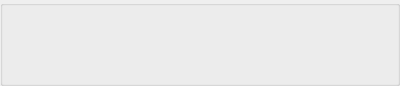
<?xml version="1.0" encoding="UTF-8"?>
<ui version="4.0">
 <class>group_form_groupbox</class>
 <widget class="QGroupBox" name="group_form_groupbox">
  <property name="geometry">
   <rect>
    <x>0</x>
    <y>0</y>
    <width>400</width>
    <height>86</height>
   </rect>
  </property>
  <property name="windowTitle">
   <string>GroupForm</string>
  </property>
  <layout class="QVBoxLayout" name="group_form_layout">
   <property name="leftMargin">
    <number>5</number>
   </property>
   <property name="topMargin">
    <number>5</number>
   </property>
   <property name="rightMargin">
    <number>5</number>
   </property>
   <property name="bottomMargin">
    <number>5</number>
   </property>
  </layout>
 </widget>
 <resources/>
 <connections/>
</ui>
